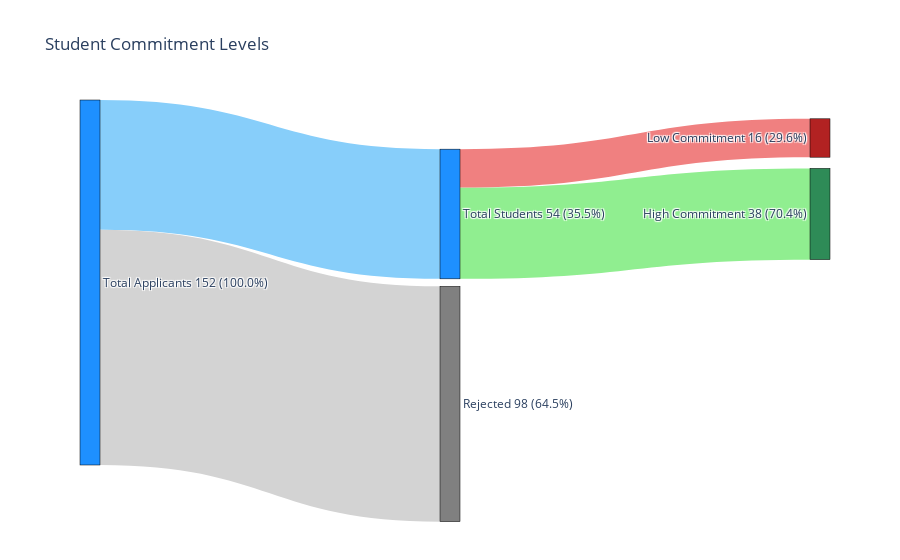

The notebook cell saved with this chart:
### Markdown cell above
# Sankey Diagram for Applicants and Acceptance %

### Code cell
first_applicants = pd.read_csv('../raw_data/1stBatch_Applicants.csv')
second_applicants = pd.read_csv('../raw_data/2ndBatch_Applicants.csv', encoding='ISO-8859-1')

total_applicants = first_applicants.shape[0] + second_applicants.shape[0]

total_students = len(all_batch)

total_rejected = total_applicants - total_students

commitment_counts = all_batch['Commitment'].value_counts()

# labels = ['Total Applicants', 'Total Students', 'Rejected', 'High Commitment', 'Low Commitment']
values = [total_students, total_rejected,  commitment_counts.get('High', 0), commitment_counts.get('Low', 0)]

percentages = [value / total_applicants * 100 for value in values]

labels = [
    f'Total Applicants\n{total_applicants} ({total_applicants / total_applicants * 100:.1f}%)',
    f'Total Students\n{total_students} ({percentages[0]:.1f}%)',
    f'Rejected\n{total_rejected} ({percentages[1]:.1f}%)',
    f'High Commitment\n{commitment_counts.get("High", 0)} ({commitment_counts.get("High", 0) / total_students * 100:.1f}%)',
    f'Low Commitment\n{commitment_counts.get("Low", 0)} ({commitment_counts.get("Low", 0) / total_students * 100:.1f}%)'
]

source = [0, 0, 1, 1]  
target = [1, 2, 3, 4]  

link_colors = ['LightSkyBlue', 'lightgray', 'lightgreen', 'lightcoral']
node_colors = ['DodgerBlue', 'DodgerBlue', 'gray', 'seagreen', 'firebrick']

fig = go.Figure(data=[go.Sankey(
    node=dict(
        pad=15,
        thickness=20,
        line=dict(color="black", width=0.5),
        label=labels,
        color=node_colors,
        align='left',
        x=[0, 0.5, 0.5, 1, 1], 
        y=[0.5, 0.3, 0.8, 0.3, 0.1] 
    ),
    link=dict(
        source=source,  
        target=target,  
        value=values,    
        color=link_colors
    )
)])

fig.update_layout(title_text="Student Commitment Levels", font_size=12)

fig.show()

### Figure 1 — Plotly figure (JSON) as saved in the notebook; plotly's stock layout.template omitted (floating-point values rounded to 4 significant figures)
{"data": [{"link": {"color": ["LightSkyBlue", "lightgray", "lightgreen", "lightcoral"], "source": [0, 0, 1, 1], "target": [1, 2, 3, 4], "value": [54, 98, 38, 16]}, "node": {"align": "left", "color": ["DodgerBlue", "DodgerBlue", "gray", "seagreen", "firebrick"], "label": ["Total Applicants\n152 (100.0%)", "Total Students\n54 (35.5%)", "Rejected\n98 (64.5%)", "High Commitment\n38 (70.4%)", "Low Commitment\n16 (29.6%)"], "line": {"color": "black", "width": 0.5}, "pad": 15, "thickness": 20, "x": [0, 0.5, 0.5, 1, 1], "y": [0.5, 0.3, 0.8, 0.3, 0.1]}, "type": "sankey"}], "layout": {"font": {"size": 12}, "title": {"text": "Student Commitment Levels"}}}
